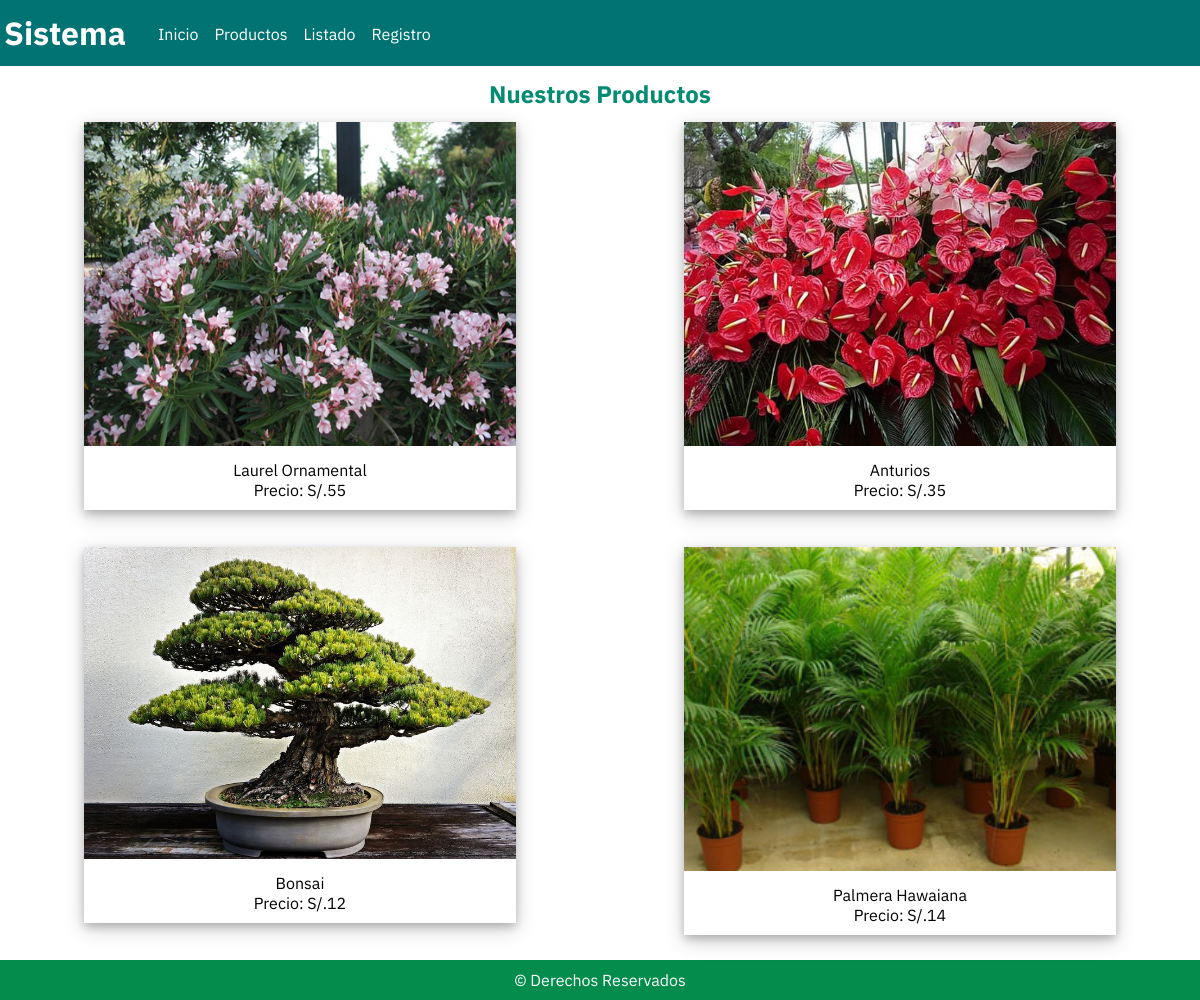
/producto.php, run on the app's committed database.
### tables this page shows
CREATE TABLE `producto` (
  `id` int(11) NOT NULL,
  `nombre` varchar(25) DEFAULT NULL,
  `precio` double DEFAULT NULL,
  `imagen` varchar(200) NOT NULL
);

### conexion.php (called while the page is built, shortened)
<?php
class Conexion{
    public static function abrirConexion(){
        $conexion = new Mysqli(DB_HOST, DB_USUARIO, DB_CONTRA, DB_NOMBRE);
        $conexion->query("SET NAMES 'utf8'");
        return $conexion;
    }
    public static function cerrarConexion(){
        $conexion = null;
        return $conexion;
    }
}
?>

### metodo_producto.php (called while the page is built, shortened)
<?php
require("conexion.php");
class MetodoProducto{
    private $conexion;
    public function __construct(){
        $this->conexion = Conexion::abrirConexion();
    }
    public function listarProducto(){
        $sql = "SELECT * FROM producto";
        try{
            $resultado = $this->conexion->query($sql);
            return $resultado;
        }catch(Exception $e){
            echo "Error: " + $e->getMessage();
        }finally{
            $this->conexion = Conexion::cerrarConexion();
        }
    }
}
?>

### producto.php (the view)
<?php
require("metodo_producto.php");
$producto = new MetodoProducto();
$resultado = $producto->listarProducto();
?>
<!DOCTYPE html>
<html lang="es">
<?php
include("head.php");
?>
<body>
    <?php
    include("header.php");
    ?>
    <section class="fila">
        <article class="producto">
            <div class="titulo">
                <h2>Nuestros Productos</h2>
            </div>
        </article>
        <article class="conjunto">
            <?php
            while($fila = $resultado->fetch_assoc()){
            ?>
            <div class="unidad">
                <div class="polaroid">
                    <img src="<?php echo $fila["imagen"]; ?>" alt="Laurel Ornamental" class="cuadro">
                    <div class="container">
                        <p><?php echo $fila["nombre"]; ?></p>
                        <p>Precio: S/.<?php echo $fila["precio"]; ?></p>
                    </div>
                </div>
            </div>
            <?php
            }
            ?>
        </article>
    </section>
    <?php
    include("footer.php");
    ?>
</body>
</html>

### css/estilo.css (style rules this page uses)
* { margin: 0; padding: 0; }
.fila:after { content: ""; display: table; clear: both; }
h2 { color: #038C73; }
.titulo { text-align: center; margin-top: 12px; }
body { font-family: 'IBM Plex Sans', sans-serif; }
div.polaroid { width: 72%; background-color: white; box-shadow: 0 4px 8px 0 rgba(0, 0, 0, 0.2), 0 6px 20px 0 rgba(0, 0, 0, 0.19); float: left; margin-left: auto; margin-right: auto; margin-bottom: 25px; }
div.container { text-align: center; padding: 10px 20px; }
.cuadro { width: 100%; }
.producto { float: left; width: 100%; padding-left: 12%; padding-right: 12%; box-sizing: border-box; }
.unidad { float: left; width: 50%; display: flex; justify-content: center; align-items: center; padding-top: 12px; }
.conjunto { float: left; width: 100%; }

### data on the page
producto: imagen (picture), nombre "Laurel Ornamental", precio "55"
producto: imagen (picture), nombre "Anturios", precio "35"
producto: imagen (picture), nombre "Bonsai", precio "12"
producto: imagen (picture), nombre "Palmera Hawaiana", precio "14"
